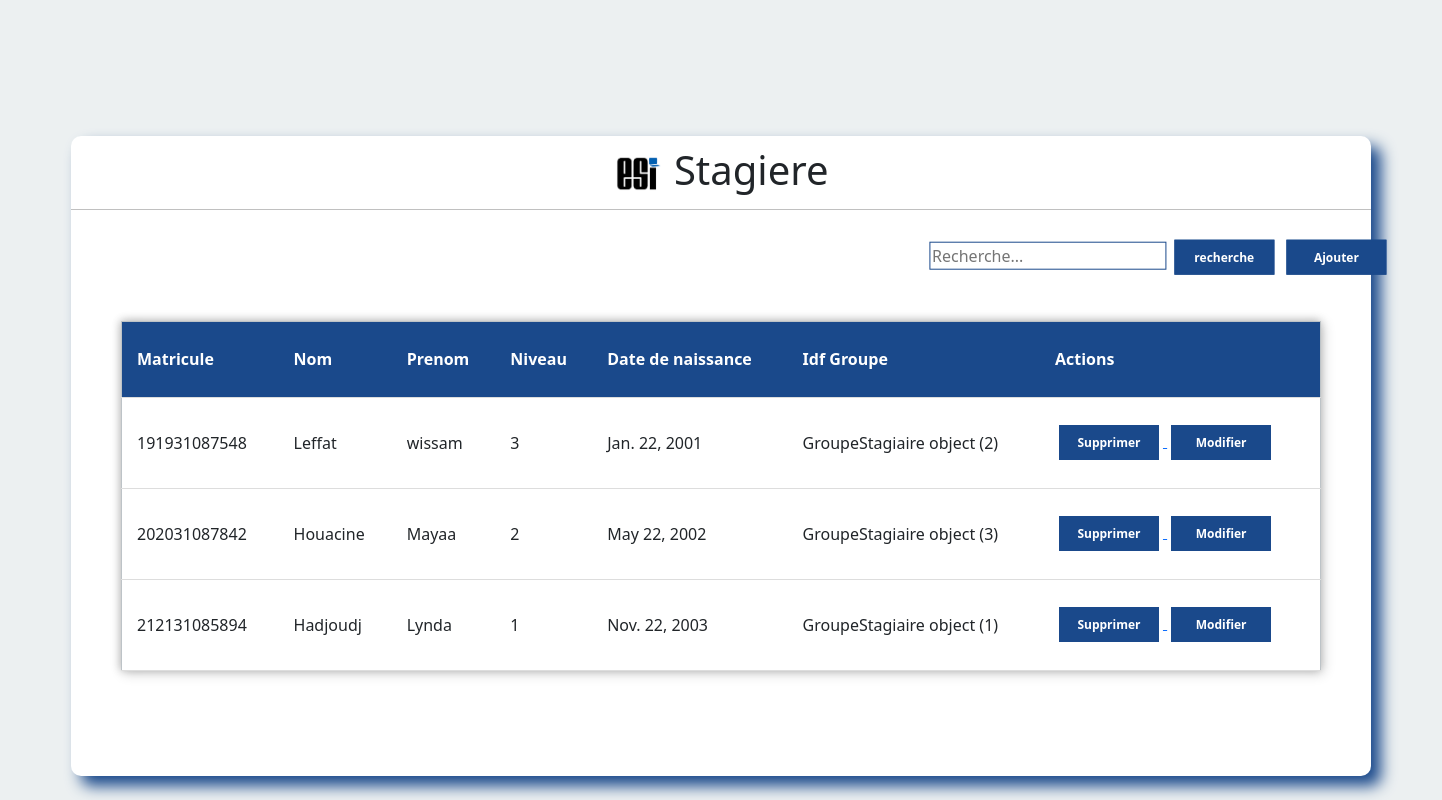
The page /GSR/ on the database its author committed.
### satgesiV2/models.py (models this page shows)
class Stagiere (models.Model):
    matricule = models.PositiveIntegerField()
    NomStagiere = models.CharField(max_length=50)
    PrenomStagiere = models.CharField(max_length=50)
    niveau = models.PositiveIntegerField()
    DateNaissance = models.DateField()
    idf_Groupe = models.ForeignKey("GroupeStagiaire", on_delete=models.SET_NULL,null=True,blank=True)

class GroupeStagiaire (models.Model):
    FicheDemande = models.FileField()
    idfpromoteur = models.ForeignKey("Promoteur",on_delete=models.SET_NULL,null=True,blank=True)
    idfencadreur = models.ForeignKey("Encadreur",on_delete=models.SET_NULL,null=True,blank=True)

### satgesiV2/views.py (the view)
# urls.py: path('GSR/',Gstag,name="GSR"),
def Gstag (request):
    Stagiares =Stagiere.objects.all()
    return render(request,'Gstagiare.html', {'SG':Stagiares})

### satgesiV2/templates/Gstagiare.html (shortened to what this page needs)
<!DOCTYPE html>
<html lang="en">
    <head>
      <link href="https://cdn.jsdelivr.net/npm/bootstrap@5.1.3/dist/css/bootstrap.min.css" rel="stylesheet">
        <link rel="stylesheet" href="/static/css/Gpromoteur.css">
    </head>
    <body>
      <div class="center">
          <h1> <img src="/static/png/icon3.png" alt="logo du site " width= "50" > Stagiere </h1>
              <div class="main">
                <div class="btn">
              <form action="{% url 'rechs' %}" method="POST"  >
                <input type="search" name="q" placeholder="Recherche...">
                <button type="submit">recherche</button>
                <a href="{% url 'create'%}">
                  <button type="button">Ajouter</button>
                  </a>
              </form>
                </div>
              </div>
            <form>
              <table>
                <tr id="header">
                  <th>Matricule</th>
                  <th>Nom </th>
                  <th>Prenom</th>
                  <th>Niveau</th>
                  <th>Date de naissance</th>
                  <th>Idf Groupe</th>
                  <th>Actions</th>
                </tr>
                {% for item in SG %}
                <tr>
                  <td>{{item.matricule}}</td>
                  <td>{{item.NomStagiere}}</td>
                  <td>{{item.PrenomStagiere}}</td>
                  <td>{{item.niveau}}</td>
                  <td>{{item.DateNaissance }}</td>
                  <td>{{item.idf_Groupe }}</td>
                  <td>
                   <a href="{% url 'sups' item.id  %}">
                   <button type="button">Supprimer</button>
                 </a>
                <a href="{% url 'modifS' item.id  %}">
                   <button type="button">Modifier</button>
               </a>
                  </td>
                </tr>
                {%endfor%}
              </table>
              </form>
      </div>
  </body>
</html>

### satgesiV2/static/css/Gpromoteur.css (style rules this page uses)
body { margin: 0; padding: 0; background: #ecf0f1; height: 100vh; overflow: hidden; }
.center { position: absolute; top: 57%; left: 50%; transform: translate(-50%, -50%); width: 1300px; height: 80vh; background: white; border-radius: 10px; box-shadow: 10px 10px 15px rgb(26,73,139); }
.center h1 { text-align: center; padding: 10px 0; border-bottom: 1px solid silver; }
.center form { padding: 0 150px; box-sizing: border-box; }
table { position: absolute; left: 50%; top: 50%; margin-top: 40px; transform: translate(-50%, -50%); border-collapse: collapse; width: 1200px; height: 350px; border: 1px solid #bdc3c7; box-shadow: 2px 2px 12px rgba(0, 0, 0, 0.2), -1px -1px 8px rgba(0, 0, 0, 0.2); }
tr { transition: all .2s ease-in; cursor: pointer; }
th, td { padding: 15px; text-align: left; border-bottom: 1px solid #ddd; }
#header { background-color: rgb(26,73,139); color: #fff; }
.center form button { font-size: 12px; color: #fff; text-align:center; font-weight: bold; border: 2px solid rgb(26,73,139); background-color: rgb(26,73,139); width: 100px; height: 35px; margin: 0 4px; }
.main { position: absolute; right: 290px; transform: translate(60%, 30%); }
input { border:1px solid rgb(26,73,139); }

### rows shown on the page
Stagiere: matricule "191931087548", NomStagiere "Leffat", PrenomStagiere "wissam", niveau "3", DateNaissance "Jan. 22, 2001", idf_Groupe "GroupeStagiaire object (2)"
Stagiere: matricule "202031087842", NomStagiere "Houacine", PrenomStagiere "Mayaa", niveau "2", DateNaissance "May 22, 2002", idf_Groupe "GroupeStagiaire object (3)"
Stagiere: matricule "212131085894", NomStagiere "Hadjoudj", PrenomStagiere "Lynda", niveau "1", DateNaissance "Nov. 22, 2003", idf_Groupe "GroupeStagiaire object (1)"
